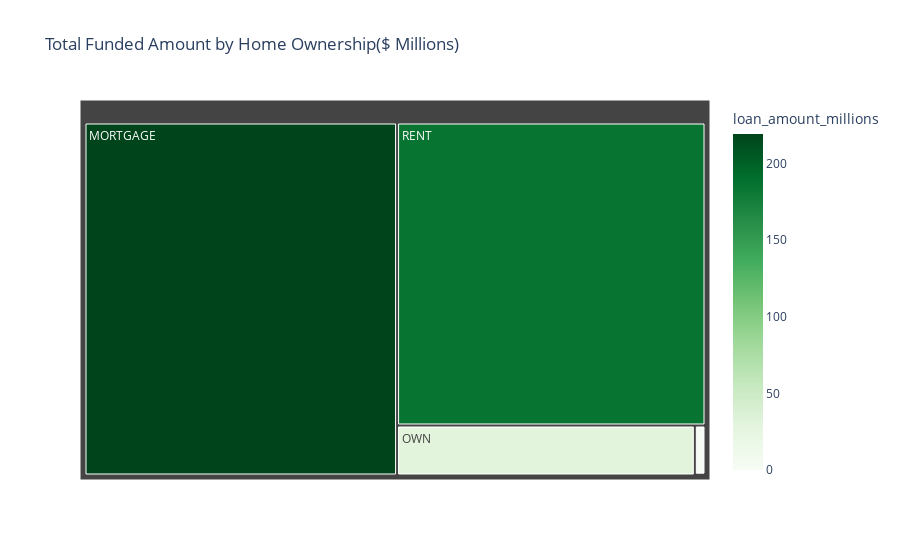

Notebook cell for this chart:
### Markdown cell above
### Home Ownership Analysis for Total Funded Amount

### Code cell
home_funded = df.groupby("home_ownership")["loan_amount"].sum().reset_index()
home_funded["loan_amount_millions"] = home_funded["loan_amount"] / 1000000

fig = px.treemap(
    home_funded,
    path = ["home_ownership"],
    values = "loan_amount_millions",
    color = "loan_amount_millions",
    color_continuous_scale = "Greens",
    title = "Total Funded Amount by Home Ownership($ Millions)"
)

fig.show()

### Figure 1 — Plotly figure (JSON) as saved in the notebook; plotly's stock layout.template omitted (floating-point values rounded to 4 significant figures)
{"data": [{"branchvalues": "total", "customdata": [[219.3], [0.0168], [1.045], [29.6], [185.8]], "domain": {"x": [0, 1], "y": [0, 1]}, "hovertemplate": "labels=%{label}<br>loan_amount_millions_sum=%{value}<br>parent=%{parent}<br>id=%{id}<br>loan_amount_millions=%{color}<extra></extra>", "ids": ["MORTGAGE", "NONE", "OTHER", "OWN", "RENT"], "labels": ["MORTGAGE", "NONE", "OTHER", "OWN", "RENT"], "marker": {"coloraxis": "coloraxis", "colors": [219.3, 0.0168, 1.045, 29.6, 185.8]}, "name": "", "parents": ["", "", "", "", ""], "type": "treemap", "values": [219.3, 0.0168, 1.045, 29.6, 185.8]}], "layout": {"coloraxis": {"colorbar": {"title": {"text": "loan_amount_millions"}}, "colorscale": [[0, "rgb(247,252,245)"], [0.125, "rgb(229,245,224)"], [0.25, "rgb(199,233,192)"], [0.375, "rgb(161,217,155)"], [0.5, "rgb(116,196,118)"], [0.625, "rgb(65,171,93)"], [0.75, "rgb(35,139,69)"], [0.875, "rgb(0,109,44)"], [1, "rgb(0,68,27)"]]}, "legend": {"tracegroupgap": 0}, "title": {"text": "Total Funded Amount by Home Ownership($ Millions)"}}}
